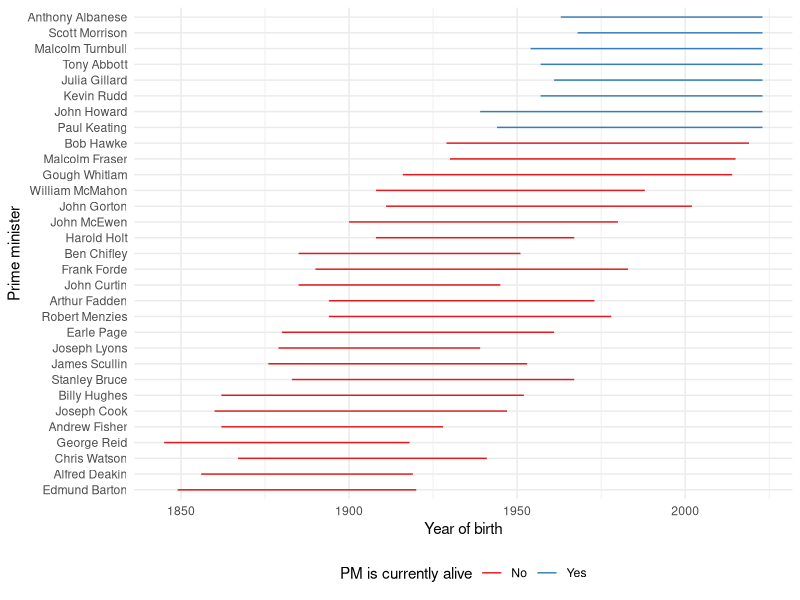

Recreate this plot in R.
## ---- chunk 1
#| echo: false
#| warning: false
#### Preamble ####

# Purpose: Analyze life span of Australian Prime Ministers
# Author: Ricky Fung
# Date: February 06, 2024
# Contact: ricky.fung@mail.utoronto.ca
# Pre-requisites: Run the files "01-download_data.R" and "02-data_cleaning.R".
## ---- chunk 2
#| include: false
#| warning: false
#| message: false

#### Read Data ####
library(knitr)
library(tidyverse)

cleaned_data <- read_csv(here::here("outputs/data/clean_pm_data.csv"))

## ---- chunk 3
#| echo: false
#| warning: false
#| message: false
#| eval: true
#| label: tbl-preview-cleaned
#| tbl-cap: Australian Prime Ministers, by how old they were when they died

#### Table 1 ####
cleaned_data %>%
  arrange(birth_year) %>%
  kable(
    col.names = c("Prime Minister", "Birth year", "Death year", "Years lived")
    )
## ---- chunk 4
#| echo: false
#| warning: false
#| message: false
#| label: fig-aus-pm-time-lived
#| fig-cap: "How long each prime minister of Australia lived"

#### Figure 1 ####
cleaned_data |>
  mutate(
    still_alive = if_else(is.na(death_year), "Yes", "No"),
    died = if_else(is.na(death_year), as.integer(2023), death_year)
  ) |>
  mutate(prime_minister = as_factor(prime_minister)) |>
  ggplot(
    aes(x = birth_year, xend = died, y = prime_minister, yend = prime_minister, color = still_alive), height = 200
    ) +
  geom_segment() +
  labs(
    x = "Year of birth", y = "Prime minister", color = "PM is currently alive"
    ) +
  theme_minimal() +
  scale_color_brewer(palette = "Set1") +
  theme(legend.position = "bottom")


